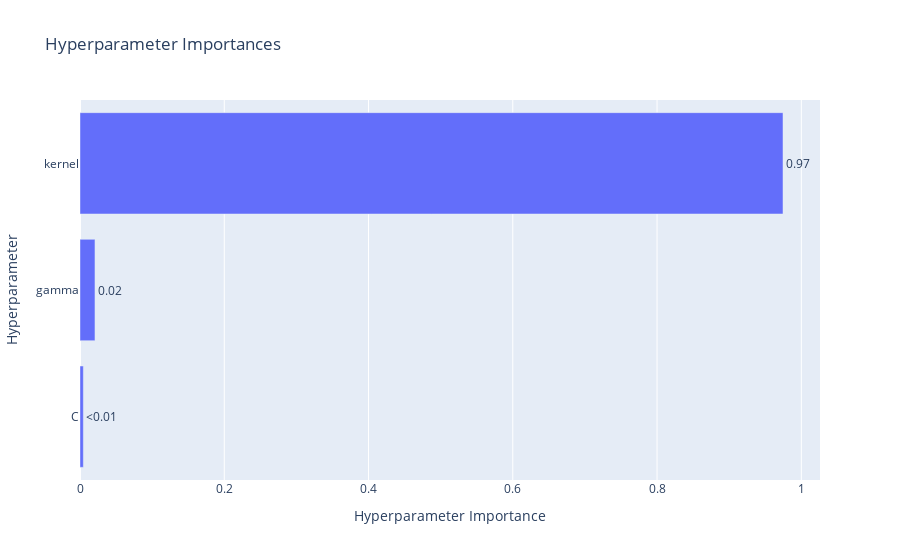

Write notebook code for a chart like this one.
### Code cell
visualizations['param_importances']

### Figure 1 — Plotly figure (JSON) as saved in the notebook; plotly's stock layout.template omitted (floating-point values rounded to 4 significant figures)
{"data": [{"cliponaxis": false, "hovertemplate": ["C (FloatDistribution): 0.0046193543216674435<extra></extra>", "gamma (CategoricalDistribution): 0.02077188600851962<extra></extra>", "kernel (CategoricalDistribution): 0.974608759669813<extra></extra>"], "name": "Objective Value", "orientation": "h", "text": ["<0.01", "0.02", "0.97"], "textposition": "outside", "type": "bar", "x": [0.004619, 0.02077, 0.9746], "y": ["C", "gamma", "kernel"]}], "layout": {"title": {"text": "Hyperparameter Importances"}, "xaxis": {"title": {"text": "Hyperparameter Importance"}}, "yaxis": {"title": {"text": "Hyperparameter"}}}}
